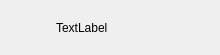
<?xml version="1.0" encoding="UTF-8"?>
<ui version="4.0">
 <class>ConUserItem</class>
 <widget class="QWidget" name="ConUserItem">
  <property name="geometry">
   <rect>
    <x>0</x>
    <y>0</y>
    <width>220</width>
    <height>55</height>
   </rect>
  </property>
  <property name="minimumSize">
   <size>
    <width>0</width>
    <height>55</height>
   </size>
  </property>
  <property name="maximumSize">
   <size>
    <width>220</width>
    <height>55</height>
   </size>
  </property>
  <property name="windowTitle">
   <string>Form</string>
  </property>
  <layout class="QHBoxLayout" name="horizontalLayout">
   <property name="spacing">
    <number>5</number>
   </property>
   <property name="leftMargin">
    <number>6</number>
   </property>
   <property name="topMargin">
    <number>2</number>
   </property>
   <property name="rightMargin">
    <number>6</number>
   </property>
   <property name="bottomMargin">
    <number>2</number>
   </property>
   <item>
    <widget class="QWidget" name="widget" native="true">
     <property name="minimumSize">
      <size>
       <width>45</width>
       <height>45</height>
      </size>
     </property>
     <property name="maximumSize">
      <size>
       <width>45</width>
       <height>45</height>
      </size>
     </property>
     <widget class="QLabel" name="icon_lb">
      <property name="geometry">
       <rect>
        <x>0</x>
        <y>5</y>
        <width>40</width>
        <height>40</height>
       </rect>
      </property>
      <property name="minimumSize">
       <size>
        <width>40</width>
        <height>40</height>
       </size>
      </property>
      <property name="maximumSize">
       <size>
        <width>40</width>
        <height>40</height>
       </size>
      </property>
      <property name="text">
       <string/>
      </property>
     </widget>
     <widget class="QLabel" name="red_point">
      <property name="geometry">
       <rect>
        <x>27</x>
        <y>2</y>
        <width>20</width>
        <height>20</height>
       </rect>
      </property>
      <property name="minimumSize">
       <size>
        <width>20</width>
        <height>20</height>
       </size>
      </property>
      <property name="maximumSize">
       <size>
        <width>20</width>
        <height>20</height>
       </size>
      </property>
      <property name="text">
       <string/>
      </property>
     </widget>
    </widget>
   </item>
   <item>
    <widget class="QLabel" name="user_name_lb">
     <property name="text">
      <string>TextLabel</string>
     </property>
    </widget>
   </item>
  </layout>
 </widget>
 <resources/>
 <connections/>
</ui>
